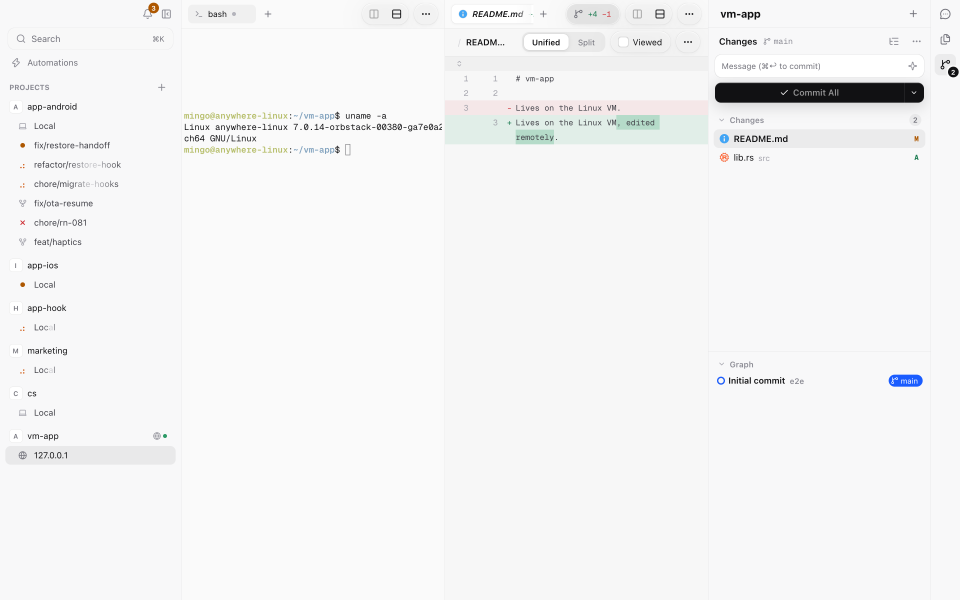
#> input picture .ui-review/remote-hosts/impl-changes.png, 2880 x 1800 px (shown at 1/3 size); its folder holds 2 pictures in this run
$ python seqsheet.py ../../../../.ui-review/remote-hosts ../../../../.ui-review/remote-hosts/impl-changes.png 5 1.0
#> lines starting #> are read from the running program, lines starting #| are printed output that depends on the picture
"""seqsheet.py <frames-dir> <out-prefix> <step> <frames-per-beat> — contact sheets of every `step`th frame, each labelled with its beat and second.

Render the frames first: npx remotion render Video out/seq --sequence --image-format=jpeg --scale=0.25
"""
import os, sys
from PIL import Image, ImageDraw

d, out, step, fpb = sys.argv[1], sys.argv[2], int(sys.argv[3]), float(sys.argv[4])
fs = sorted(os.listdir(d))
sel = list(range(0, len(fs), step))
cell, per = (320, 180), 48
for k in range(0, len(sel), per):
    s = Image.new("RGB", (cell[0] * 8, cell[1] * 6), "black")
#> s: PIL image 2560x1080 RGB; every value is 0
    for j, i in enumerate(sel[k : k + per]):
        im = Image.open(os.path.join(d, fs[i])).convert("RGB").resize(cell)
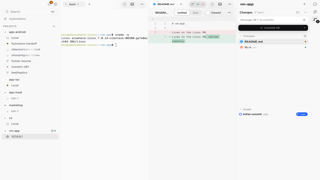
#> im: PIL image 320x180 RGB; mean R, G, B 244, 244.2, 244.6
        dr = ImageDraw.Draw(im)
        dr.rectangle([0, 0, 92, 14], fill="black")
        dr.text((3, 1), f"b{i / fpb:.1f} {i / 60:.1f}s", fill="yellow")
        s.paste(im, ((j % 8) * cell[0], (j // 8) * cell[1]))
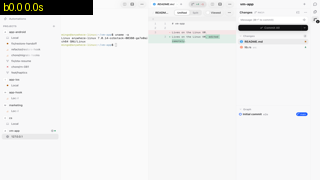
#> im: PIL image 320x180 RGB; mean R, G, B 238.5, 238.7, 238.7
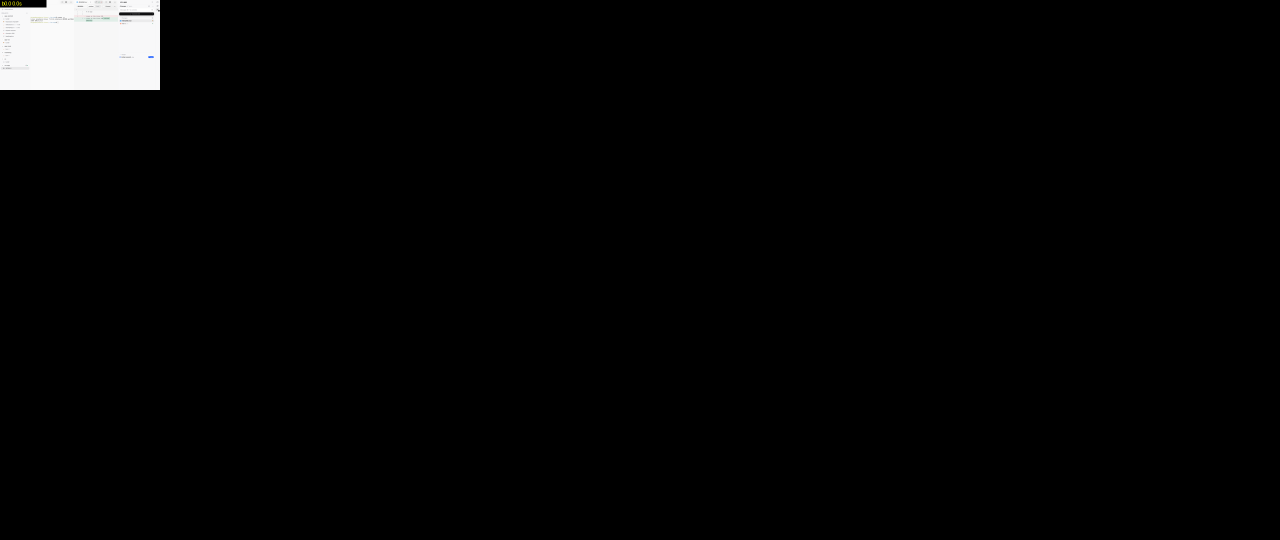
#> s: PIL image 2560x1080 RGB (shown at 1/2 size); mean R, G, B 5, 5, 5
    s.save(f"{out}_{k // per}.png")
    print(f"{out}_{k // per}.png")

$ run again, on .ui-review/remote-hosts/impl-explorer.png
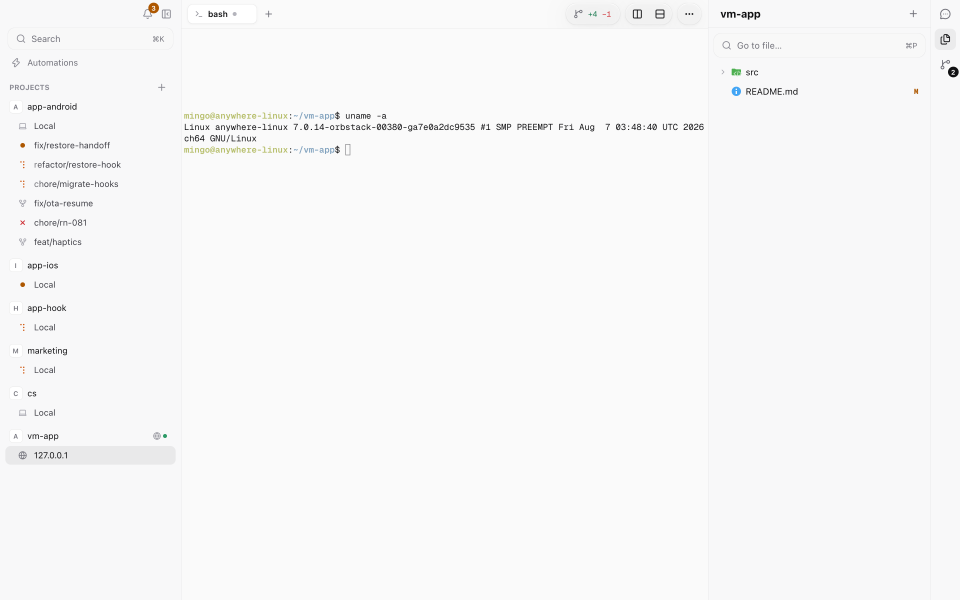
#> input picture .ui-review/remote-hosts/impl-explorer.png, 2880 x 1800 px (shown at 1/3 size)
#> `im = Image.open(os.path.join(d, fs[i])).convert("RGB").resize(cell)`:
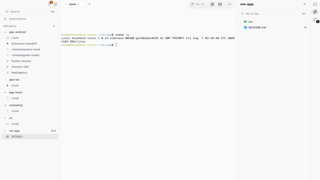
#> im: PIL image 320x180 RGB; mean R, G, B 247.6, 247.6, 247.9
#> `s.paste(im, ((j % 8) * cell[0], (j // 8) * cell[1]))`:
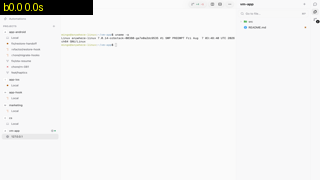
#> im: PIL image 320x180 RGB; mean R, G, B 242, 242, 242

$ run again, on .ui-review/remote-hosts/w3a-before-sample.png
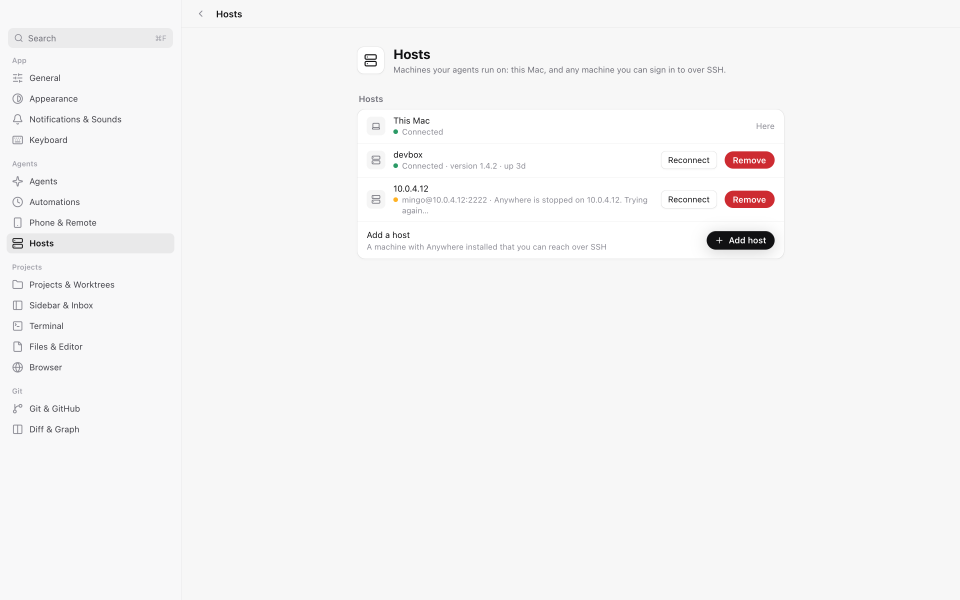
#> input picture .ui-review/remote-hosts/w3a-before-sample.png, 2880 x 1800 px (shown at 1/3 size)
#> `im = Image.open(os.path.join(d, fs[i])).convert("RGB").resize(cell)`:
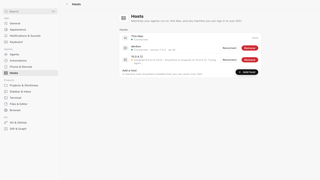
#> im: PIL image 320x180 RGB; mean R, G, B 246, 245.6, 245.8
#> `s.paste(im, ((j % 8) * cell[0], (j // 8) * cell[1]))`:
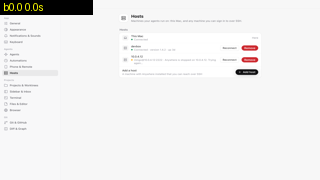
#> im: PIL image 320x180 RGB; mean R, G, B 240.5, 240.1, 239.9
